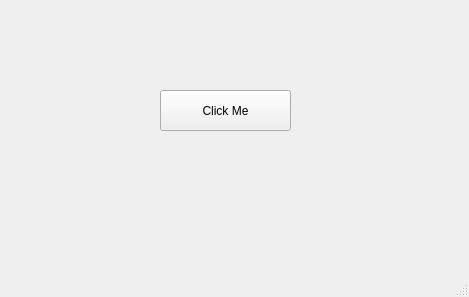
<?xml version="1.0" encoding="UTF-8"?>
<ui version="4.0">
 <class>MainWindow</class>
 <widget class="QMainWindow" name="MainWindow">
  <property name="geometry">
   <rect>
    <x>0</x>
    <y>0</y>
    <width>469</width>
    <height>297</height>
   </rect>
  </property>
  <property name="windowTitle">
   <string>MainWindow</string>
  </property>
  <widget class="QWidget" name="centralwidget">
   <widget class="QPushButton" name="pushButton">
    <property name="geometry">
     <rect>
      <x>160</x>
      <y>90</y>
      <width>131</width>
      <height>41</height>
     </rect>
    </property>
    <property name="text">
     <string>Click Me</string>
    </property>
   </widget>
  </widget>
  <widget class="QMenuBar" name="menubar">
   <property name="geometry">
    <rect>
     <x>0</x>
     <y>0</y>
     <width>469</width>
     <height>22</height>
    </rect>
   </property>
  </widget>
  <widget class="QStatusBar" name="statusbar"/>
 </widget>
 <resources/>
 <connections>
  <connection>
   <sender>pushButton</sender>
   <signal>clicked()</signal>
   <receiver>MainWindow</receiver>
   <slot>close()</slot>
   <hints>
    <hint type="sourcelabel">
     <x>228</x>
     <y>147</y>
    </hint>
    <hint type="destinationlabel">
     <x>231</x>
     <y>184</y>
    </hint>
   </hints>
  </connection>
 </connections>
</ui>
